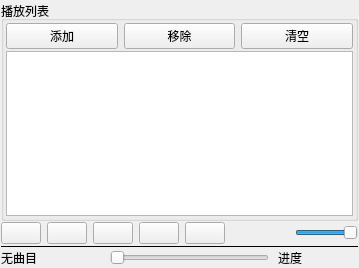
<?xml version="1.0" encoding="UTF-8"?>
<ui version="4.0">
 <class>MainWindow</class>
 <widget class="QMainWindow" name="MainWindow">
  <property name="geometry">
   <rect>
    <x>0</x>
    <y>0</y>
    <width>359</width>
    <height>268</height>
   </rect>
  </property>
  <property name="windowTitle">
   <string>音乐播放器</string>
  </property>
  <widget class="QWidget" name="centralWidget">
   <layout class="QVBoxLayout" name="verticalLayout_2">
    <property name="spacing">
     <number>1</number>
    </property>
    <property name="leftMargin">
     <number>1</number>
    </property>
    <property name="topMargin">
     <number>1</number>
    </property>
    <property name="rightMargin">
     <number>1</number>
    </property>
    <property name="bottomMargin">
     <number>1</number>
    </property>
    <item>
     <widget class="QGroupBox" name="groupBox">
      <property name="title">
       <string>播放列表</string>
      </property>
      <layout class="QVBoxLayout" name="verticalLayout">
       <property name="spacing">
        <number>2</number>
       </property>
       <property name="leftMargin">
        <number>2</number>
       </property>
       <property name="topMargin">
        <number>2</number>
       </property>
       <property name="rightMargin">
        <number>2</number>
       </property>
       <property name="bottomMargin">
        <number>2</number>
       </property>
       <item>
        <layout class="QHBoxLayout" name="horizontalLayout_3">
         <item>
          <widget class="QPushButton" name="btnAdd">
           <property name="text">
            <string>添加</string>
           </property>
           <property name="icon">
            <iconset resource="res.qrc">
             <normaloff>:/images/images/316.bmp</normaloff>:/images/images/316.bmp</iconset>
           </property>
          </widget>
         </item>
         <item>
          <widget class="QPushButton" name="btnRemove">
           <property name="text">
            <string>移除</string>
           </property>
           <property name="icon">
            <iconset resource="res.qrc">
             <normaloff>:/images/images/318.bmp</normaloff>:/images/images/318.bmp</iconset>
           </property>
          </widget>
         </item>
         <item>
          <widget class="QPushButton" name="btnClear">
           <property name="text">
            <string>清空</string>
           </property>
           <property name="icon">
            <iconset resource="res.qrc">
             <normaloff>:/images/images/214.bmp</normaloff>:/images/images/214.bmp</iconset>
           </property>
          </widget>
         </item>
        </layout>
       </item>
       <item>
        <widget class="QListWidget" name="listWidget"/>
       </item>
      </layout>
     </widget>
    </item>
    <item>
     <layout class="QHBoxLayout" name="horizontalLayout">
      <item>
       <widget class="QPushButton" name="btnPlay">
        <property name="toolTip">
         <string>播放</string>
        </property>
        <property name="text">
         <string/>
        </property>
        <property name="icon">
         <iconset resource="res.qrc">
          <normaloff>:/images/images/620.bmp</normaloff>:/images/images/620.bmp</iconset>
        </property>
       </widget>
      </item>
      <item>
       <widget class="QPushButton" name="btnPause">
        <property name="toolTip">
         <string>暂停</string>
        </property>
        <property name="text">
         <string/>
        </property>
        <property name="icon">
         <iconset resource="res.qrc">
          <normaloff>:/images/images/622.bmp</normaloff>:/images/images/622.bmp</iconset>
        </property>
       </widget>
      </item>
      <item>
       <widget class="QPushButton" name="btnStop">
        <property name="toolTip">
         <string>停止</string>
        </property>
        <property name="text">
         <string/>
        </property>
        <property name="icon">
         <iconset resource="res.qrc">
          <normaloff>:/images/images/624.bmp</normaloff>:/images/images/624.bmp</iconset>
        </property>
       </widget>
      </item>
      <item>
       <widget class="QPushButton" name="btnPrevious">
        <property name="toolTip">
         <string>前一曲目</string>
        </property>
        <property name="text">
         <string/>
        </property>
        <property name="icon">
         <iconset resource="res.qrc">
          <normaloff>:/images/images/616.bmp</normaloff>:/images/images/616.bmp</iconset>
        </property>
       </widget>
      </item>
      <item>
       <widget class="QPushButton" name="btnNext">
        <property name="toolTip">
         <string>下一曲目</string>
        </property>
        <property name="text">
         <string/>
        </property>
        <property name="icon">
         <iconset resource="res.qrc">
          <normaloff>:/images/images/630.bmp</normaloff>:/images/images/630.bmp</iconset>
        </property>
       </widget>
      </item>
      <item>
       <spacer name="horizontalSpacer">
        <property name="orientation">
         <enum>Qt::Horizontal</enum>
        </property>
        <property name="sizeHint" stdset="0">
         <size>
          <width>40</width>
          <height>20</height>
         </size>
        </property>
       </spacer>
      </item>
      <item>
       <widget class="QPushButton" name="btnSound">
        <property name="text">
         <string/>
        </property>
        <property name="icon">
         <iconset resource="res.qrc">
          <normaloff>:/images/images/volumn.bmp</normaloff>:/images/images/volumn.bmp</iconset>
        </property>
        <property name="flat">
         <bool>true</bool>
        </property>
       </widget>
      </item>
      <item>
       <widget class="QSlider" name="sliderVolumn">
        <property name="maximum">
         <number>100</number>
        </property>
        <property name="value">
         <number>100</number>
        </property>
        <property name="orientation">
         <enum>Qt::Horizontal</enum>
        </property>
       </widget>
      </item>
     </layout>
    </item>
    <item>
     <widget class="Line" name="line">
      <property name="frameShadow">
       <enum>QFrame::Plain</enum>
      </property>
      <property name="orientation">
       <enum>Qt::Horizontal</enum>
      </property>
     </widget>
    </item>
    <item>
     <layout class="QHBoxLayout" name="horizontalLayout_2">
      <property name="spacing">
       <number>9</number>
      </property>
      <item>
       <widget class="QLabel" name="LabCurMedia">
        <property name="minimumSize">
         <size>
          <width>100</width>
          <height>0</height>
         </size>
        </property>
        <property name="text">
         <string>无曲目</string>
        </property>
       </widget>
      </item>
      <item>
       <widget class="QSlider" name="sliderPosition">
        <property name="tracking">
         <bool>false</bool>
        </property>
        <property name="orientation">
         <enum>Qt::Horizontal</enum>
        </property>
       </widget>
      </item>
      <item>
       <widget class="QLabel" name="LabRatio">
        <property name="minimumSize">
         <size>
          <width>80</width>
          <height>0</height>
         </size>
        </property>
        <property name="text">
         <string>进度</string>
        </property>
       </widget>
      </item>
     </layout>
    </item>
   </layout>
  </widget>
 </widget>
 <layoutdefault spacing="6" margin="11"/>
 <resources>
  <include location="res.qrc"/>
 </resources>
 <connections/>
</ui>
